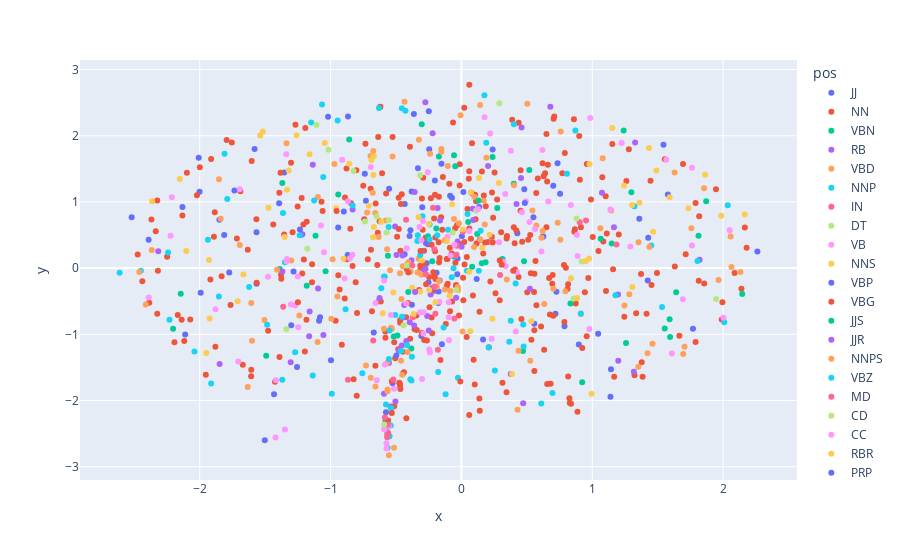

The code cell stored with this chart in its notebook:
### Code cell
px.scatter(Eng_COORDS.reset_index(), 'x', 'y',
          hover_name = 'term_str', 
          color = 'pos')

### Figure 1 — Plotly figure (JSON) as saved in the notebook; plotly's stock layout.template omitted (floating-point values rounded to 4 significant figures; data arrays with more than 128 entries replaced by an {"elided": "..."} marker saying what was removed)
{"data": [{"hovertemplate": "<b>%{hovertext}</b><br><br>pos=JJ<br>x=%{x}<br>y=%{y}<extra></extra>", "hovertext": ["able", "asleep", "bad", "beautiful", "black", "captive", "certain", "clear", "common", "content", "cruel", "dead", "dear", "different", "due", "equal", "evil", "extraordinary", "extreme", "fair", "false", "famous", "fine", "first", "fit", "following", "free", "full", "gallant", "general", "generous", "good", "great", "handsome", "happy", "high", "holy", "honest", "human", "ill", "illustrious", "impossible", "inthe", "jealous", "large", "last", "latter", "little", "low", "many", "modesty", "much", "native", "natural", "necessary", "new", "next", "noble", "oftheir", "old", "open", "pleased", "poor", "possible", "present", "pretty", "proper", "ready", "real", "rich", "right", "satisfied", "second", "secret", "several", "short", "small", "spanish", "strange", "sure", "surprised", "true", "usual", "various", "white", "whole", "wide", "wise", "worth", "worthy", "young"], "legendgroup": "JJ", "marker": {"color": "#636efa", "symbol": "circle"}, "mode": "markers", "name": "JJ", "orientation": "v", "showlegend": true, "type": "scatter", "x": [-0.02966, -1.234, -0.4343, -0.2659, -2.52, 1.544, -0.08632, 1.578, -0.2491, -1.566, -2.111, -1.216, 2.262, 0.702, 0.4803, -2.008, 0.7187, 1.769, 0.2387, -0.8991, -0.9966, -1.301, -0.631, -0.3063, 0.5502, -1.081, 0.1654, -0.2995, 1.143, 0.7877, -2.132, -0.5797, -0.5264, 0.8971, 0.7258, -0.3804, -1.088, -1.735, 1.428, 0.01499, -1.813, -0.07257, -0.1899, -0.1525, -0.433, -0.2517, -0.3961, -0.4467, 0.5571, -0.5766, -2.001, -0.1743, 1.139, -1.85, -0.8669, -0.2716, 0.1357, -0.2577, 1.36, -1.256, 0.6196, 0.1401, -0.1769, -0.6702, -0.1887, 0.7346, 1.424, -0.3324, 0.7538, 0.003421, -0.3786, -1.432, -0.5527, 0.4273, 1.045, -0.8691, -0.2462, -1.566, -1.993, -0.03185, -1.019, -0.149, -2.391, -0.9419, 0.6264, -0.3898, -1.354, -1.393, -0.7301, -1.775, -0.7383], "xaxis": "x", "y": [0.1457, 0.5845, 0.2108, 0.073, 0.7662, 1.863, 1.092, 1.113, 2.368, 0.5432, -1.003, 0.5101, 0.2522, 1.242, 1.192, 1.667, -0.6887, -0.9165, 1.791, 0.8549, -1.391, -0.8643, -0.499, -1.026, 0.7696, -0.7425, -1.08, 0.9192, -1.527, -0.8772, 0.9216, -2.318, -1.738, -1.154, -0.3584, 1.158, -0.7954, 1.173, 0.4576, 1.151, 0.4994, 1.063, -0.07004, 1.576, 0.968, -0.213, 0.4862, -1.593, -0.8409, -2.177, 1.154, -0.3529, -1.943, 0.7303, 2.29, 0.3785, 0.9228, 0.3603, 0.746, -1.493, 0.4727, 0.4278, -0.5258, -0.9744, -0.3408, 1.584, -0.1886, 1.507, 1.122, 0.481, -0.5539, -1.907, 1.2, 0.5282, -0.9914, 0.1983, 1.794, -0.2381, -0.3711, -0.09165, 2.286, -1.149, 0.4272, 0.6118, 0.4755, 0.5706, 1.445, 0.9806, 1.017, -0.06647, 1.427], "yaxis": "y"}, {"hovertemplate": "<b>%{hovertext}</b><br><br>pos=NN<br>x=%{x}<br>y=%{y}<extra></extra>", "hovertext": {"elided": "323 str values"}, "legendgroup": "NN", "marker": {"color": "#EF553B", "symbol": "circle"}, "mode": "markers", "name": "NN", "orientation": "v", "showlegend": true, "type": "scatter", "x": {"elided": "323 float values"}, "xaxis": "x", "y": {"elided": "323 float values"}, "yaxis": "y"}, {"hovertemplate": "<b>%{hovertext}</b><br><br>pos=VBN<br>x=%{x}<br>y=%{y}<extra></extra>", "hovertext": ["accompanied", "acquainted", "assured", "bestowed", "betrothed", "born", "bound", "broken", "brought", "cast", "committed", "concealed", "covered", "done", "dressed", "expected", "fallen", "fixed", "formed", "given", "gone", "heard", "known", "laid", "lost", "married", "moved", "named", "paid", "placed", "provided", "received", "rid", "seated", "seen", "sent", "shown", "sold", "spent", "spoken", "stolen", "struck", "supposed", "taken", "used", "uttered", "wounded", "written"], "legendgroup": "VBN", "marker": {"color": "#00cc96", "symbol": "circle"}, "mode": "markers", "name": "VBN", "orientation": "v", "showlegend": true, "type": "scatter", "x": [1.299, -1.038, 0.4789, -0.8577, 1.24, 1.148, 1.641, 0.4704, -0.05897, -2.145, -1.389, -0.05672, 1.258, -0.3828, -0.5872, -0.9413, 1.591, 1.812, 1.595, -0.489, -0.5616, -0.517, -0.1921, 0.3996, 0.05177, 0.2379, 2.146, -1.369, 0.5188, 0.274, 0.833, 0.1209, 0.923, -1.492, 0.1844, -0.2228, -0.3033, 1.554, 1.87, 0.156, -2.203, -1.115, 1.065, -0.2556, 0.3135, -1.182, -0.04702, -0.1725], "xaxis": "x", "y": [1.145, -0.04606, 0.1035, 1.944, 2.077, 0.3709, -0.3644, -1.252, 0.1749, -0.3886, -0.01408, 1.704, -1.13, -1.216, -0.1303, 1.113, -0.7724, 0.4895, -1.042, -1.02, 0.1881, -1.032, 0.5986, 1.276, 0.6961, 1.678, -0.3899, 1.286, 1.482, 0.9074, -0.5356, 0.515, -1.723, -1.324, 0.08701, 0.1046, 2.173, -0.913, 1.008, 0.07358, -0.9151, 0.4882, 0.4418, 0.4811, 0.1393, -0.2672, 1.538, 1.687], "yaxis": "y"}, {"hovertemplate": "<b>%{hovertext}</b><br><br>pos=RB<br>x=%{x}<br>y=%{y}<extra></extra>", "hovertext": ["accordingly", "afterwards", "ago", "almost", "alone", "already", "also", "always", "away", "back", "besides", "certainly", "close", "easily", "else", "enough", "especially", "even", "ever", "far", "fast", "finally", "forth", "greatly", "hardly", "highly", "however", "immediately", "indeed", "instantly", "instead", "likewise", "long", "meanwhile", "moreover", "never", "nevertheless", "nt", "often", "perhaps", "presently", "quite", "rather", "round", "scarcely", "somewhat", "soon", "sooner", "still", "therefore", "thus", "together", "truly", "well", "whither", "yet"], "legendgroup": "RB", "marker": {"color": "#ab63fa", "symbol": "circle"}, "mode": "markers", "name": "RB", "orientation": "v", "showlegend": true, "type": "scatter", "x": [1.166, -0.3575, 1.197, -0.3056, -0.4789, -0.4471, -0.3613, -0.1659, -0.2742, -0.3818, -1.096, 0.4719, 0.5229, 1.318, -0.22, -0.02919, -1.848, -0.4211, -0.6256, 0.08698, -1.223, -1.055, -0.5068, 1.82, -2.317, -0.2757, -0.5403, -0.2848, -0.2612, -0.8317, 0.377, 0.6797, -0.4367, -0.04014, -1.16, -0.3952, -1.305, -0.592, -1.164, -1.369, 1.328, 0.421, -0.2495, 0.001226, 1.074, -1.136, -0.4505, 0.09, -0.1818, -0.4557, -0.2354, -0.554, 1.199, -0.5045, 0.4553, -0.2236], "xaxis": "x", "y": [0.6165, 1.151, -0.4, 0.2561, -1.25, -0.748, -0.8687, -0.1883, -0.008712, 0.1196, -0.3094, -2.042, -0.3131, -1.565, 2.038, 0.4026, -1.449, -1.1, -0.4502, 0.8966, 0.5023, -1.01, 0.6273, 0.1268, 0.2529, 2.506, -2.102, -0.03633, -0.7251, 0.8868, -1.6, 2.438, -0.5565, -0.4496, -0.6563, -0.8195, -1.422, -1.897, -1.028, -0.05101, 1.897, 0.9681, -0.942, 0.3227, 1.136, 1.56, 0.1912, 0.7251, 0.9087, -1.169, -0.3971, -1.434, -1.399, -2.017, 1.361, -0.2958], "yaxis": "y"}, {"hovertemplate": "<b>%{hovertext}</b><br><br>pos=VBD<br>x=%{x}<br>y=%{y}<extra></extra>", "hovertext": ["added", "addressed", "agreed", "appeared", "arrived", "asked", "bade", "became", "began", "begged", "beheld", "believed", "bid", "bore", "called", "came", "carried", "caught", "caused", "chanced", "changed", "continued", "cried", "cut", "declared", "departed", "desired", "determined", "discovered", "drew", "embraced", "ended", "entered", "entreated", "exclaimed", "fell", "felt", "finished", "followed", "found", "gave", "got", "happened", "hehad", "held", "hewas", "informed", "inquired", "intended", "itwas", "kept", "kissed", "knew", "lay", "learned", "led", "left", "listened", "lived", "looked", "made", "met", "observed", "occurred", "offered", "opened", "ordered", "passed", "perceived", "presented", "promised", "proposed", "put", "quitted", "raised", "ran", "reached", "recognised", "recovered", "related", "remained", "remarked", "replied", "required", "resolved", "returned", "rose", "said", "saw", "seemed", "seized", "set", "showed", "shut", "sought", "spoke", "stood", "stopped", "taught", "thought", "threw", "told", "took", "turned", "wanted", "went", "wished", "wore"], "legendgroup": "VBD", "marker": {"color": "#FFA15A", "symbol": "circle"}, "mode": "markers", "name": "VBD", "orientation": "v", "showlegend": true, "type": "scatter", "x": [1.695, 1.283, -0.2394, 0.008688, -0.5919, -0.1875, 2.057, 0.09798, -0.1717, 1.353, 0.6121, 1.705, 1.422, -0.6947, -0.5652, -0.05667, -0.08501, 0.7018, -1.337, 1.246, 0.429, -1.694, -0.5646, -1.238, 0.1908, 0.1428, -0.3275, -1.097, -2.413, -0.02538, 0.5425, -1.3, -0.5457, -2.367, -0.6928, 0.1441, -0.4686, -1.601, -1.506, -0.6572, -0.4584, -0.568, 0.3469, -0.1041, -0.4053, 1.352, 1.854, 0.633, 0.756, 0.5037, 0.1785, 2.132, -0.02793, 0.5725, -0.5653, -0.633, -0.4478, -1.606, 1.46, -0.5784, -0.5318, 1.757, -0.006668, 1.062, 0.7362, -0.9944, -0.6779, -0.1277, 1.965, 0.402, 0.1712, -0.6735, -0.7297, 0.7588, -1.633, -0.9478, -0.7209, -0.4347, -0.1533, 1.145, -0.6583, 0.5258, -0.515, -1.853, -0.3352, -0.4612, 0.9135, -0.5545, -0.4114, -0.3056, -1.41, -0.3886, -0.325, 0.7949, -1.84, 0.4367, -0.01852, -0.9709, 2.064, -0.1268, 1.63, -0.4521, -0.5383, 0.6211, -0.5264, -1.1, 1.08, -0.9846], "xaxis": "x", "y": [-1.299, -0.3945, 1.728, -0.9572, -0.9145, -0.2802, 0.4759, 1.079, -0.1946, 0.3897, 0.4598, -1.188, -1.286, 1.693, -1.859, 0.7415, -0.3469, -0.3133, 1.887, -0.5646, -2.139, 0.348, -1.833, -0.7165, 1.668, 2.465, 0.1421, 1.073, -0.5501, -0.3301, 0.8691, 0.1154, -0.03199, 0.2738, -1.658, 0.433, -0.07607, -1.098, -0.7845, -1.788, -0.4677, 0.2862, -0.1738, 1.542, 0.0867, -1.489, 1.207, -0.5421, 0.4264, 2.482, 0.6569, -0.05826, -0.2872, 0.6444, -1.428, 0.4688, 0.02918, -0.5285, -1.141, 0.7201, -0.9145, 0.6022, 2.309, 0.6028, 0.684, -0.7642, 1.138, 0.4208, -0.1802, 1.253, 1.016, 1.769, -1.473, 2.063, -1.795, -0.43, 0.8388, 2.511, 1.8, 0.8685, 0.8327, -1.399, -2.715, 1.344, -0.06673, -1.398, -0.693, -2.827, -1.268, -0.09929, -0.02555, -0.05323, 1.937, -0.35, 0.747, -1.249, 0.6776, 1.572, 0.01815, -0.3246, 1.445, -1.611, -0.901, 0.5618, 1.686, -1.117, 1.66, 0.1325], "yaxis": "y"}, {"hovertemplate": "<b>%{hovertext}</b><br><br>pos=NNP<br>x=%{x}<br>y=%{y}<extra></extra>", "hovertext": ["alferez", "alfonso", "ali", "andrew", "antonio", "argüello", "asturiano", "avendaño", "berganza", "cariharta", "carriazo", "carrizales", "christian", "clement", "clotald", "cornelia", "cornelio", "cortadillo", "cortado", "costanza", "de", "diego", "doctor", "doña", "dueña", "estafania", "estefania", "ferrara", "flanders", "gananciosa", "gitana", "god", "grand", "halima", "hassan", "heaven", "ihave", "isabella", "italy", "jew", "juan", "latin", "leocadia", "leonisa", "leonora", "loaysa", "lope", "lord", "lorenzo", "luis", "madrid", "mahmoud", "maid", "marco", "monipodio", "nay", "pasha", "pedro", "preciosa", "rafael", "repolido", "ricardo", "richard", "rincon", "rinconete", "rodaja", "rodolfo", "rome", "sacristan", "salamanca", "scipio", "seville", "señor", "señora", "signor", "signora", "spain", "spaniard", "teodoro", "teodosia", "toledo", "tomas", "turk"], "legendgroup": "NNP", "marker": {"color": "#19d3f3", "symbol": "circle"}, "mode": "markers", "name": "NNP", "orientation": "v", "showlegend": true, "type": "scatter", "x": [-1.136, -0.6299, 1.451, -0.5404, -0.5765, -1.937, 0.1756, -0.8854, -0.1207, 0.4008, -0.7572, -1.056, -0.07431, 0.2554, 0.2089, -0.4545, 2.036, -0.4277, -1.854, -0.02635, -0.1776, -1.623, -0.4557, 0.1469, -0.6121, 0.8066, -1.148, -0.8316, 2.009, 1.804, 0.4721, -0.9906, 0.9121, 0.3768, -0.9461, -0.3149, -2.231, -0.5057, 0.4141, 1.178, -0.5361, 0.4753, 0.04667, -0.06004, -0.4156, -0.5494, -0.5913, -0.2436, -0.3788, 0.6957, -1.126, 0.04204, -1.271, 0.6102, -0.3907, -1.369, 1.533, 1.322, -0.5494, -0.1854, 0.1898, 0.1331, -0.3334, -1.364, -1.485, -0.136, -0.1022, -2.45, -1.065, -0.2977, -2.04, -0.5544, -0.564, -0.5725, -0.3819, -1.913, -0.337, -1.81, -2.613, -1.349, -1.236, -0.4616, -1.79], "xaxis": "x", "y": [-1.62, 2.42, 0.3415, -2.377, -2.061, 0.4281, 2.613, -0.6231, -1.907, 2.174, -1.588, 1.377, -0.138, -1.548, -1.199, -0.7344, 0.9513, 2.377, -0.4302, -1.657, -1.57, -0.2842, 2.413, 0.5646, -0.3029, 1.424, 2.198, 0.9474, -0.8161, 0.1077, -0.8517, -1.896, -0.6862, -0.7959, 2.231, 0.1934, -0.7791, -0.7092, -0.2323, -0.4083, -2.116, -1.185, 0.818, -0.002356, -1.165, -0.9406, -0.1259, 0.6589, -1.338, -1.887, 1.022, -0.04167, -1.273, -2.045, -1.678, -1.688, -0.586, 0.9358, -2.54, 0.4955, 1.895, -0.04014, 0.4944, 0.8316, -0.855, -0.8956, 0.5785, -0.04132, 2.472, 0.7849, -1.261, -1.374, -2.716, -2.449, -1.698, -1.742, 0.4083, 1.727, -0.06962, 0.08656, 0.4968, -1.252, 1.042], "yaxis": "y"}, {"hovertemplate": "<b>%{hovertext}</b><br><br>pos=IN<br>x=%{x}<br>y=%{y}<extra></extra>", "hovertext": ["along", "although", "among", "behind", "beyond", "except", "lest", "like", "near", "since", "though", "till", "towards", "unless", "upon", "whence", "whether", "whilst", "within", "without"], "legendgroup": "IN", "marker": {"color": "#FF6692", "symbol": "circle"}, "mode": "markers", "name": "IN", "orientation": "v", "showlegend": true, "type": "scatter", "x": [-0.04127, -0.867, -0.2068, 0.9038, 0.2954, -1.362, 0.01076, -0.5676, -0.1797, -0.5593, -0.1991, -0.03779, -0.03588, -0.6744, -0.05396, 0.9526, -0.2052, -0.2724, -0.4232, -0.3708], "xaxis": "x", "y": [0.1901, -1.688, 0.2836, 0.6934, -0.1036, -0.5821, 0.5507, -2.52, -1.231, -2.489, -0.6902, 0.2021, 0.339, -1.092, -0.7627, 0.7202, -0.2781, -0.0911, 0.7285, -0.7423], "yaxis": "y"}, {"hovertemplate": "<b>%{hovertext}</b><br><br>pos=DT<br>x=%{x}<br>y=%{y}<extra></extra>", "hovertext": ["another", "bythe", "every", "forthe", "ofthe", "onthe", "thathe", "thatthe", "tothe"], "legendgroup": "DT", "marker": {"color": "#B6E880", "symbol": "circle"}, "mode": "markers", "name": "DT", "orientation": "v", "showlegend": true, "type": "scatter", "x": [-0.4423, 0.9187, -0.04006, 0.8796, -0.4169, 0.8579, 1.946, -1.178, 0.113], "xaxis": "x", "y": [-0.8647, 0.09886, -0.331, 0.7507, 0.04107, -0.4589, -0.4662, 0.2932, 0.8647], "yaxis": "y"}, {"hovertemplate": "<b>%{hovertext}</b><br><br>pos=VB<br>x=%{x}<br>y=%{y}<extra></extra>", "hovertext": ["appear", "ask", "avoid", "bear", "become", "behold", "believe", "bring", "buy", "call", "carry", "change", "choose", "come", "complete", "conceal", "confess", "consider", "cry", "die", "enjoy", "enter", "escape", "fail", "fall", "find", "follow", "get", "give", "go", "grant", "happen", "hear", "help", "hold", "imagine", "keep", "know", "lead", "leave", "let", "listen", "live", "look", "lose", "make", "marry", "meet", "obtain", "offer", "pass", "pay", "play", "please", "proceed", "quit", "read", "receive", "relate", "remain", "remember", "return", "run", "say", "see", "seek", "seem", "send", "serve", "show", "sing", "sleep", "speak", "stop", "suffer", "suppose", "take", "talk", "tell", "think", "treat", "turn", "understand", "utter", "visit", "wait", "wear", "write"], "legendgroup": "VB", "marker": {"color": "#FF97FF", "symbol": "circle"}, "mode": "markers", "name": "VB", "orientation": "v", "showlegend": true, "type": "scatter", "x": [1.139, 0.2354, -1.051, -1.879, 0.2876, 0.2199, -0.3164, 0.3205, -2.223, -0.09456, -0.2905, 0.8359, 0.1766, -0.5844, -0.8674, -0.6931, -1.705, 0.6116, 0.3778, -0.2948, -1.694, -0.5912, -1.337, 1.565, 0.335, -0.516, 0.6642, -0.1055, -0.591, -1.348, 1.762, 2.05, -0.2458, 0.4921, -0.0535, -2.39, -0.5394, -0.5735, 1.608, -0.09728, -1.421, 0.8831, 0.5624, -0.4217, -0.3064, -0.6556, 0.8875, 0.9844, 1.224, -1.333, 0.339, -0.4182, -1.073, -0.3006, -1.339, 0.5203, -0.8925, -0.2576, 0.1279, -0.3204, 1.762, -0.083, 0.4618, -0.5733, -0.6469, -2.213, 2.003, -1.478, 0.2309, -1.251, 0.415, 0.4235, -0.09709, -1.418, -1.247, 0.9774, -0.8331, 1.291, -0.5653, -0.288, 0.6191, -0.169, -0.5544, 1.692, -0.9114, -0.8518, -1.271, -1.304], "xaxis": "x", "y": [0.8847, 0.3845, 0.2394, -0.6197, 0.3904, 2.032, -0.6667, 0.09467, 0.4894, -1.09, -0.9889, 0.9543, 2.278, -1.458, 1.01, 1.527, -1.412, 0.2496, 1.772, 0.7118, 1.189, -0.188, 0.1023, 1.635, 1.119, -1.821, 1.007, 0.472, -2.434, -2.44, 1.517, 0.5715, -1.231, 1.008, 0.3522, -0.4442, -0.7099, -2.645, -1.289, -0.5143, -2.559, 0.5007, 0.5902, -0.5356, 0.4199, -0.527, 0.1833, 2.266, 1.89, 0.1365, 0.0275, 0.3006, 0.6417, -1.676, 1.719, 0.6957, -0.1581, 1.446, 0.8914, 0.6221, 0.3419, 0.1897, 0.8439, -2.724, -1.693, 1.07, -0.7509, -0.1316, -1.067, -0.126, -0.9559, -0.06343, -0.7422, -1.695, -0.8949, -0.9206, 0.2013, 0.3259, -2.389, -0.6679, 1.785, -0.5094, -2.387, -0.4697, 1.635, 0.1488, -0.5642, -0.5491], "yaxis": "y"}, {"hovertemplate": "<b>%{hovertext}</b><br><br>pos=NNS<br>x=%{x}<br>y=%{y}<extra></extra>", "hovertext": ["arms", "boys", "clothes", "companions", "crowns", "days", "desires", "dogs", "doors", "ducats", "ears", "eyes", "feelings", "feet", "friends", "galleys", "gentlemen", "gipsies", "girls", "hands", "hearts", "hopes", "hours", "ladies", "leagues", "lips", "lives", "masters", "matters", "means", "men", "misfortunes", "months", "mules", "orders", "others", "parents", "pearls", "people", "persons", "pieces", "places", "poets", "questions", "reals", "relations", "senses", "servants", "slaves", "soldiers", "sons", "streets", "studies", "tears", "thanks", "thieves", "things", "thoughts", "times", "tricks", "verses", "vessels", "walls", "ways", "wishes", "women", "words", "worships", "years"], "legendgroup": "NNS", "marker": {"color": "#FECB52", "symbol": "circle"}, "mode": "markers", "name": "NNS", "orientation": "v", "showlegend": true, "type": "scatter", "x": [-0.2469, -0.9572, -0.3276, 0.5344, -1.161, -0.8577, 1.465, -1.045, 0.0675, -1.518, -0.07124, 0.07175, 1.433, -0.3763, -0.6692, -0.707, -0.5206, -0.6136, -1.951, 0.05934, 1.985, -0.9004, 1.153, -1.351, -1.26, 0.9496, 1.304, 0.2152, -1.93, -0.0904, -0.6013, 0.9944, -0.6688, -2.103, 0.8841, -0.3156, -0.3649, -1.475, 0.01007, -0.1118, 1.307, 2.166, 0.9754, 1.591, -1.538, -1.333, 0.8378, -0.6749, -0.6874, 0.2856, -1.71, -1.925, -2.364, -0.2494, 0.9795, 1.49, -0.3013, 0.1342, 1.361, 1.863, 0.1591, -1.319, -2.152, 1.735, 0.3868, 0.2366, -0.1988, -1.667, -0.6726], "xaxis": "x", "y": [-0.3312, 0.9055, 0.7682, -0.8014, 1.718, 1.578, 0.5505, 1.89, -0.9523, 2.061, 0.9629, 1.145, 1.816, -0.295, 0.6212, 0.9402, -0.3694, 0.7005, -1.282, -0.05498, 0.7905, 0.1401, 2.116, 0.4716, 2.008, 0.1085, 0.9544, 0.505, 0.1225, -0.417, -0.6812, -1.897, 1.689, 0.2599, -0.4524, -0.3541, -0.6945, 0.9107, 0.5816, 0.4105, -0.2844, 0.809, 0.145, 1.072, 2.003, 1.184, -0.1529, 0.4654, 1.634, 1.286, -0.5021, -0.762, 1.011, 0.6652, 1.569, 1.475, 0.1162, 1.363, 0.9886, 1.411, 0.3061, 1.476, 1.344, 0.9049, -1.598, -0.7642, -0.5162, -0.09631, 1.406], "yaxis": "y"}, {"hovertemplate": "<b>%{hovertext}</b><br><br>pos=VBP<br>x=%{x}<br>y=%{y}<extra></extra>", "hovertext": ["beg", "feel", "mean", "swear", "want", "wish"], "legendgroup": "VBP", "marker": {"color": "#636efa", "symbol": "circle"}, "mode": "markers", "name": "VBP", "orientation": "v", "showlegend": true, "type": "scatter", "x": [-0.3634, -0.203, -1.581, -1.283, 0.1167, 0.4845], "xaxis": "x", "y": [2.328, 1.323, 1.798, -0.04971, -0.1641, 0.9828], "yaxis": "y"}, {"hovertemplate": "<b>%{hovertext}</b><br><br>pos=VBG<br>x=%{x}<br>y=%{y}<extra></extra>", "hovertext": ["belonging", "calling", "coming", "finding", "giving", "going", "hearing", "keeping", "knowing", "leaving", "listening", "looking", "making", "passing", "respecting", "saying", "seeing", "speaking", "taking", "telling", "thinking", "turning", "waiting"], "legendgroup": "VBG", "marker": {"color": "#EF553B", "symbol": "circle"}, "mode": "markers", "name": "VBG", "orientation": "v", "showlegend": true, "type": "scatter", "x": [-0.9541, -1.061, 0.3077, 0.2929, 0.3481, -0.4786, -0.9142, 1.714, 0.3959, -0.2088, -0.008309, 0.2389, -0.3128, -0.7504, 1.385, -0.5321, -0.5061, -1.25, -0.4058, 0.05649, 0.2726, 0.6322, -0.7156], "xaxis": "x", "y": [0.8628, 0.8634, 0.04961, 0.1155, 0.4863, 0.5919, -1.158, 0.2092, -0.03969, 0.7502, -1.713, 0.3902, 0.2584, 1.245, -1.642, -2.189, -1.362, -0.5142, -0.06704, 1.351, 1.038, -1.235, 0.1336], "yaxis": "y"}, {"hovertemplate": "<b>%{hovertext}</b><br><br>pos=JJS<br>x=%{x}<br>y=%{y}<extra></extra>", "hovertext": ["best", "least"], "legendgroup": "JJS", "marker": {"color": "#00cc96", "symbol": "circle"}, "mode": "markers", "name": "JJS", "orientation": "v", "showlegend": true, "type": "scatter", "x": [0.08157, -0.4064], "xaxis": "x", "y": [0.01942, -0.3626], "yaxis": "y"}, {"hovertemplate": "<b>%{hovertext}</b><br><br>pos=JJR<br>x=%{x}<br>y=%{y}<extra></extra>", "hovertext": ["better", "greater", "less", "worse"], "legendgroup": "JJR", "marker": {"color": "#ab63fa", "symbol": "circle"}, "mode": "markers", "name": "JJR", "orientation": "v", "showlegend": true, "type": "scatter", "x": [-0.1638, 0.2037, -0.3545, 0.4596], "xaxis": "x", "y": [0.7172, 1.541, -0.3598, 2.123], "yaxis": "y"}, {"hovertemplate": "<b>%{hovertext}</b><br><br>pos=NNPS<br>x=%{x}<br>y=%{y}<extra></extra>", "hovertext": ["christians", "spaniards", "turks"], "legendgroup": "NNPS", "marker": {"color": "#FFA15A", "symbol": "circle"}, "mode": "markers", "name": "NNPS", "orientation": "v", "showlegend": true, "type": "scatter", "x": [-0.1533, 1.437, 0.09663], "xaxis": "x", "y": [1.758, 0.319, 0.3174], "yaxis": "y"}, {"hovertemplate": "<b>%{hovertext}</b><br><br>pos=VBZ<br>x=%{x}<br>y=%{y}<extra></extra>", "hovertext": ["comes", "follows", "knows", "makes"], "legendgroup": "VBZ", "marker": {"color": "#19d3f3", "symbol": "circle"}, "mode": "markers", "name": "VBZ", "orientation": "v", "showlegend": true, "type": "scatter", "x": [0.3661, -2.242, -0.5561, 0.871], "xaxis": "x", "y": [-1.112, 0.2365, 0.6213, 2.079], "yaxis": "y"}, {"hovertemplate": "<b>%{hovertext}</b><br><br>pos=MD<br>x=%{x}<br>y=%{y}<extra></extra>", "hovertext": ["could", "may", "might", "must", "ought", "shall", "would"], "legendgroup": "MD", "marker": {"color": "#FF6692", "symbol": "circle"}, "mode": "markers", "name": "MD", "orientation": "v", "showlegend": true, "type": "scatter", "x": [-0.5205, -0.585, -0.3749, -0.5668, 1.185, -0.562, -0.2172], "xaxis": "x", "y": [-1.683, -2.256, 0.03996, -2.555, 0.3565, -2.364, 0.9099], "yaxis": "y"}, {"hovertemplate": "<b>%{hovertext}</b><br><br>pos=CD<br>x=%{x}<br>y=%{y}<extra></extra>", "hovertext": ["eight", "five", "four", "hundred", "one", "six", "ten", "thousand", "three", "twelve", "twenty", "two"], "legendgroup": "CD", "marker": {"color": "#B6E880", "symbol": "circle"}, "mode": "markers", "name": "CD", "orientation": "v", "showlegend": true, "type": "scatter", "x": [-0.3148, -0.825, -0.7376, -0.5544, -0.591, -0.06696, 0.2896, -1.016, -0.6473, -1.108, -0.5716, -1.339], "xaxis": "x", "y": [1.403, 1.466, 0.7043, 0.7209, -2.363, 0.5389, 2.489, 1.789, 0.7782, 2.163, 0.539, -0.9241], "yaxis": "y"}, {"hovertemplate": "<b>%{hovertext}</b><br><br>pos=CC<br>x=%{x}<br>y=%{y}<extra></extra>", "hovertext": ["either", "neither"], "legendgroup": "CC", "marker": {"color": "#FF97FF", "symbol": "circle"}, "mode": "markers", "name": "CC", "orientation": "v", "showlegend": true, "type": "scatter", "x": [0.05953, -0.2406], "xaxis": "x", "y": [0.5623, -1.276], "yaxis": "y"}, {"hovertemplate": "<b>%{hovertext}</b><br><br>pos=RBR<br>x=%{x}<br>y=%{y}<extra></extra>", "hovertext": ["longer"], "legendgroup": "RBR", "marker": {"color": "#FECB52", "symbol": "circle"}, "mode": "markers", "name": "RBR", "orientation": "v", "showlegend": true, "type": "scatter", "x": [1.243], "xaxis": "x", "y": [1.247], "yaxis": "y"}, {"hovertemplate": "<b>%{hovertext}</b><br><br>pos=PRP<br>x=%{x}<br>y=%{y}<extra></extra>", "hovertext": ["mine", "us"], "legendgroup": "PRP", "marker": {"color": "#636efa", "symbol": "circle"}, "mode": "markers", "name": "PRP", "orientation": "v", "showlegend": true, "type": "scatter", "x": [-0.4974, -1.503], "xaxis": "x", "y": [-1.322, -2.599], "yaxis": "y"}, {"hovertemplate": "<b>%{hovertext}</b><br><br>pos=UH<br>x=%{x}<br>y=%{y}<extra></extra>", "hovertext": ["oh", "yes"], "legendgroup": "UH", "marker": {"color": "#EF553B", "symbol": "circle"}, "mode": "markers", "name": "UH", "orientation": "v", "showlegend": true, "type": "scatter", "x": [-1.88, 0.1402], "xaxis": "x", "y": [-1.187, -2.156], "yaxis": "y"}, {"hovertemplate": "<b>%{hovertext}</b><br><br>pos=PRP$<br>x=%{x}<br>y=%{y}<extra></extra>", "hovertext": ["thy"], "legendgroup": "PRP$", "marker": {"color": "#00cc96", "symbol": "circle"}, "mode": "markers", "name": "PRP$", "orientation": "v", "showlegend": true, "type": "scatter", "x": [0.1308], "xaxis": "x", "y": [1.022], "yaxis": "y"}, {"hovertemplate": "<b>%{hovertext}</b><br><br>pos=WDT<br>x=%{x}<br>y=%{y}<extra></extra>", "hovertext": ["whatever"], "legendgroup": "WDT", "marker": {"color": "#ab63fa", "symbol": "circle"}, "mode": "markers", "name": "WDT", "orientation": "v", "showlegend": true, "type": "scatter", "x": [-0.4959], "xaxis": "x", "y": [0.1995], "yaxis": "y"}, {"hovertemplate": "<b>%{hovertext}</b><br><br>pos=WRB<br>x=%{x}<br>y=%{y}<extra></extra>", "hovertext": ["whenever"], "legendgroup": "WRB", "marker": {"color": "#FFA15A", "symbol": "circle"}, "mode": "markers", "name": "WRB", "orientation": "v", "showlegend": true, "type": "scatter", "x": [-2.462], "xaxis": "x", "y": [-0.05962], "yaxis": "y"}, {"hovertemplate": "<b>%{hovertext}</b><br><br>pos=WP$<br>x=%{x}<br>y=%{y}<extra></extra>", "hovertext": ["whose"], "legendgroup": "WP$", "marker": {"color": "#19d3f3", "symbol": "circle"}, "mode": "markers", "name": "WP$", "orientation": "v", "showlegend": true, "type": "scatter", "x": [-0.2433], "xaxis": "x", "y": [0.4338], "yaxis": "y"}], "layout": {"autosize": true, "legend": {"title": {"text": "pos"}, "tracegroupgap": 0}, "margin": {"t": 60}, "xaxis": {"anchor": "y", "autorange": true, "domain": [0, 1], "range": [-2.909, 2.558], "title": {"text": "x"}, "type": "linear"}, "yaxis": {"anchor": "x", "autorange": true, "domain": [0, 1], "range": [-3.26, 3.203], "title": {"text": "y"}, "type": "linear"}}}
